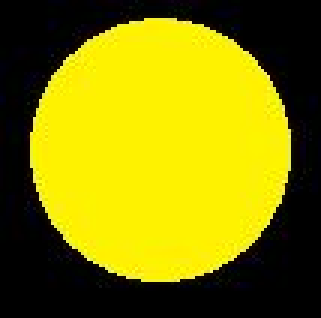
#> input picture Template_yellow.jpg, 107 x 106 px, given in place of NAME.mp4, which was not available (shown 3 times larger)
$ python Template-Matching.py
#> lines starting #> are read from the running program, lines starting #| are printed output that depends on the picture; after the words box and inside, x2 and y2 are one past the last pixel; in counts of white or black regions, pixels touching at a corner belong together; pictures that were not available may be replaced by others from this repository, and a replacement may not be noted
#> further down, im is the input picture: shape (106, 107, 3); mean B, G, R 3.8, 128.3, 134.6
import cv2
import numpy as np
from scipy.signal import find_peaks
import os.path
import matplotlib.pyplot as plt
from scipy.signal import savgol_filter
import time

def bildverarbeiten(frame, lower_color, higher_color):
    '''Bild wird in hsv umgewandelt, gefiltert und dann wird noch die CrossCorrelation-Methode angegeben'''
    hsv_img = cv2.cvtColor(frame, cv2.COLOR_BGR2HSV)
#> hsv_img: shape (106, 107, 3); mean H, S, V 33.3, 194.6, 135.3
    frame_threshed = cv2.inRange(hsv_img, lower_color, higher_color)
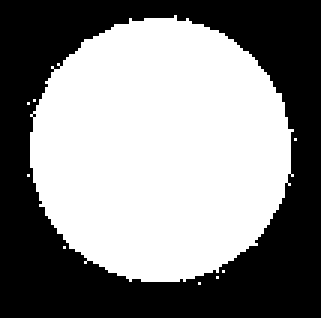
#> frame_threshed: shape (106, 107) (shown 3 times larger); 53.3% white; 1 black region, box (x1, y1, x2, y2) and area: (0, 0, 107, 106) 5299
    filtered_image = cv2.bitwise_and(frame, frame, mask=frame_threshed)
    method = 'cv2.TM_CCOEFF_NORMED'
    method = eval(method)
    return(hsv_img, frame_threshed, filtered_image, method)

def takeClosest(myList, myNumber, start, end):
    difference = abs(myNumber-myList[0])
    for i in range(start, end, 1):
        if abs(myList[i] - myNumber) < difference:
            difference = abs(myList[i] - myNumber)
            result = i
    return result

path_template = r'D:\...\NAME.jpg' #Pfad zum Vorlagenbild
path = r'D:\...\NAME.mp4' #Pfad zum Video
DIR = r'C:\...\NAME' #Ordner erstellen falls noch nicht vorhanden

for fname in os.listdir(DIR):  #so lösche ich alle Dateien die mit der Bezeichnung 'frame' beginnen
    if fname.startswith("frame"):
        os.remove(os.path.join(DIR, fname))

#farbfiltern
lower_color = np.array([20, 60, 20], np.uint8) #gelb
higher_color = np.array([60, 255, 255], np.uint8)
#Farbspektrum für blau
'''
#lower_color = np.array([80, 50, 50])
#higher_color = np.array([130, 255, 255])
'''

value_list = []  # um höchstes Matching für perfekte Template-Größe zu ermitteln
height_list = []  # Höhe des Matches tracken

nummer = 0

#Falls die Bearbeitungszeit gestoppt werden soll, muss folgende Zeile eingeblendet werden
#t0 = time.time()

cap = cv2.VideoCapture(path)

while (True): #Jeden Frame laden
    ret, im = cap.read()
    nummer += 1
    try:
        if im.shape[0] > 4000:
            im = cv2.resize(im, (int(im.shape[1] / 7), int(im.shape[0] / 7)))
        elif im.shape[0] > 2000:
            im = cv2.resize(im, (int(im.shape[1] / 5), int(im.shape[0] / 5)))
        elif im.shape[0] > 1000:
            im = cv2.resize(im, (int(im.shape[1] / 3), int(im.shape[0] / 3)))

        #Falls das Bild um 90° gedreht werden soll, muss die folgende Zeile eingeblendet werden
        #im = cv2.rotate(im, cv2.ROTATE_90_CLOCKWISE)
        frame = im.copy()
    except:
        break
    hsv_img, frame_threshed, filtered_image, method = bildverarbeiten(frame, lower_color, higher_color)
#> method = 5

    if nummer == 1: #Schleife wird nur bei erstem Frame gestartet
        for x in range(6):  #Beste Vorlagengröße ermitteln
            template_size = 18 + x * 2 #Formel für neue Größe festlegen
            template_old = cv2.imread(path_template, 1) #Vorlage unskaliert einlesen
            template = cv2.resize(template_old, (template_size, template_size))  #Vorlage skalieren

            res = cv2.matchTemplate(filtered_image, template, method) #Erstes Template Matching durchführen
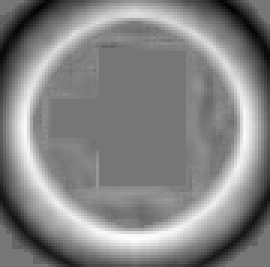
#> res: shape (89, 90) float32 (shown 3 times larger); min -0.372, max 0.427, mean 0.0411; drawn with min black and max white
            min_val, max_val, min_loc, max_loc = cv2.minMaxLoc(res)  #gibt größten und kleinsten Matching-Wert mit deren Koordinaten aus
#> min_val = -0.372; max_val = 0.427; min_loc = (12, 3); max_loc = (45, 79)

            value_list.append(max_val) #Beste Matchings jeden Durchgangs abspeichern

        best_template_size_index = value_list.index(max(value_list)) #Schleifendurchgang mit bestem Matching ermitteln
        template_size = 18 + best_template_size_index * 2  #Ermittelte Größe festlegen
        template = cv2.resize(template_old, (template_size, template_size))  #Vorlage endgültig skalieren
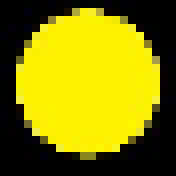
#> template: shape (22, 22, 3) (shown 8 times larger); mean B, G, R 4.1, 129.1, 135.4

    hsv_img, frame_threshed, filtered_image, method = bildverarbeiten(frame, lower_color, higher_color)

    res = cv2.matchTemplate(filtered_image, template, method)
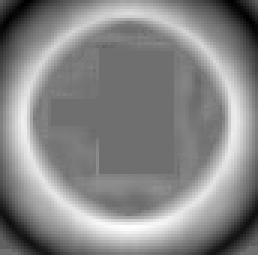
#> res: shape (85, 86) float32 (shown 3 times larger); min -0.358, max 0.458, mean 0.0715; drawn with min black and max white
    min_val, max_val, min_loc, max_loc = cv2.minMaxLoc(res)  # gibt lokales minimum und maximum an

    value_list.append(max_val)
    height_list.append(max_loc[1])

#Falls die Frames während der Bearbeitung angezeigt werden sollen müssen die folgenden Zeilen eingeblendet werden
'''
    cv2.imshow("Matching Map", res)
    cv2.imshow("Original Image", frame)
    cv2.imshow("filtered Image", filtered_image)
    if cv2.waitKey(1) & 0xFF == ord('q'):
        break
cap.release()
cv2.destroyAllWindows()
'''

#Falls die Bearbeitungszeit gestoppt werden soll, müssen folgende Zeilen eingeblendet werden
#t1 = time.time() #Bis zu dieser Zeile wird die benötigte Bearbeitungszeit gestoppt
#print("Bearbeitungszeit: ", t1-t0, " s")

x = range(0, len(height_list))
y = height_list
y_smoothed = savgol_filter(y, 51, 3) #Kurve glätten

average = sum(y_smoothed)/len(y_smoothed) #Mittelwert der Liste ermitteln
maxima_log = find_peaks(y_smoothed, distance=50, height=(average, max(y_smoothed)))[0] #finde Maxima

#Falls die Kurve ausgegeben werden soll, müssen die folgenden Zeilen eingeblendet werden
'''
plt.plot(x,y)
plt.plot(x,y_smoothed, color='red')
plt.xlabel('Frame')
plt.ylabel('Höhe')
plt.show()
'''

minima_log = []
for x in range(0,len(maxima_log)-1, 1):
    minima_log.append(int((maxima_log[x] + maxima_log[x+1])/2))

zwischenpunkte_log = []

for x in range(0,len(maxima_log)-1, 1):
    maximum = y_smoothed[maxima_log[x + 1]]
    minimum = y_smoothed[minima_log[x]]
    searched_angle = int((maximum + minimum) / 2)
    try:
        zwischenpunkt = takeClosest(y_smoothed, searched_angle, minima_log[x] ,maxima_log[x+1]) #um Bild mit richtigem Winkel
    except:
        break
    zwischenpunkte_log.append(zwischenpunkt)
for x in range(0,len(maxima_log)-1, 1):
    maximum = y_smoothed[maxima_log[x]]
    minimum = y_smoothed[minima_log[x]]
    searched_angle = int((maximum + minimum) / 2)
    try:
        zwischenpunkt = takeClosest(y_smoothed, searched_angle, maxima_log[x], minima_log[x])
    except:
        break
    zwischenpunkte_log.append(zwischenpunkt)

writing_list = [] #Liste mit Framenummern dessen zugehoerige Frames abgespeichert werden sollen

for x in zwischenpunkte_log:
    writing_list.append(x)
for y in maxima_log:
    writing_list.append(y)
for z in minima_log:
    writing_list.append(z)
writing_list.sort() #Framenummern sortieren

for i in writing_list: #Bilder für chosen_pics aussuchen
    cap = cv2.VideoCapture(path)
    cap.set(1, i)  #i steht für Framenummer welche Geladen werden soll
    ret, img = cap.read()
    #wenn man die abzuspeichernden Bilder skalieren möchte, müssen folgende ausgeklammerte Zeilen eingeblendet werden
    '''
    if img.shape[0] > 4000:
        img = cv2.resize(img, (int(img.shape[1] / 7), int(img.shape[0] / 7)))
    elif img.shape[0] > 2000:
        img = cv2.resize(img, (int(img.shape[1] / 5), int(img.shape[0] / 5)))
    elif img.shape[0] > 1000:
        img = cv2.resize(img, (int(img.shape[1] / 3), int(img.shape[0] / 3)))
    # img = cv2.rotate(img, cv2.ROTATE_90_CLOCKWISE)
    '''
    cv2.imwrite(r'C:\...\frame{}.jpg'.format(i), img) #abspeichern
